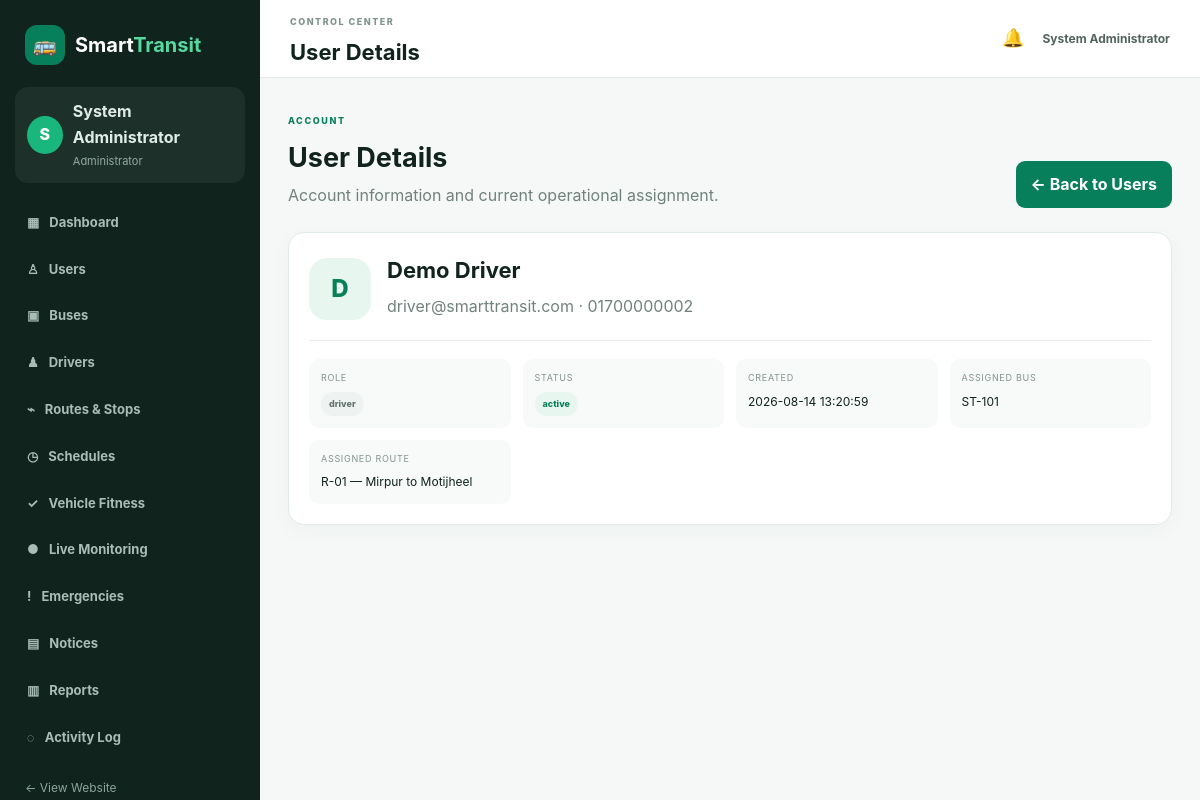
The app's page /admin/user-details.php?id=2 (signed in) with its own data.
### tables this page shows
CREATE TABLE IF NOT EXISTS users (
    id INT UNSIGNED AUTO_INCREMENT PRIMARY KEY,
    name VARCHAR(100) NOT NULL,
    email VARCHAR(150) NOT NULL UNIQUE,
    phone VARCHAR(30) NOT NULL,
    password VARCHAR(255) NOT NULL,
    role ENUM('passenger','driver','admin') NOT NULL DEFAULT 'passenger',
    status ENUM('active','inactive','blocked') NOT NULL DEFAULT 'active',
    created_at TIMESTAMP DEFAULT CURRENT_TIMESTAMP
);

CREATE TABLE IF NOT EXISTS driver_assignments (
    id INT UNSIGNED AUTO_INCREMENT PRIMARY KEY,
    driver_id INT UNSIGNED NOT NULL,
    bus_id INT UNSIGNED NOT NULL,
    route_id INT UNSIGNED NOT NULL,
    status ENUM('active','inactive') NOT NULL DEFAULT 'active',
    assigned_at TIMESTAMP DEFAULT CURRENT_TIMESTAMP,
    UNIQUE KEY active_driver (driver_id,status),
    UNIQUE KEY active_bus (bus_id,status),
    FOREIGN KEY (driver_id) REFERENCES users(id) ON DELETE CASCADE,
    FOREIGN KEY (bus_id) REFERENCES buses(id) ON DELETE CASCADE,
    FOREIGN KEY (route_id) REFERENCES routes(id) ON DELETE CASCADE
);

CREATE TABLE IF NOT EXISTS buses (
    id INT UNSIGNED AUTO_INCREMENT PRIMARY KEY,
    bus_number VARCHAR(30) NOT NULL UNIQUE,
    registration_number VARCHAR(50) NOT NULL UNIQUE,
    bus_type VARCHAR(50) NOT NULL,
    capacity INT NOT NULL,
    women_only TINYINT(1) NOT NULL DEFAULT 0,
    status ENUM('active','inactive','maintenance') NOT NULL DEFAULT 'active',
    created_at TIMESTAMP DEFAULT CURRENT_TIMESTAMP
);

CREATE TABLE IF NOT EXISTS routes (
    id INT UNSIGNED AUTO_INCREMENT PRIMARY KEY,
    route_name VARCHAR(120) NOT NULL,
    route_code VARCHAR(30) NOT NULL UNIQUE,
    starting_point VARCHAR(100) NOT NULL,
    ending_point VARCHAR(100) NOT NULL,
    description TEXT,
    status ENUM('active','inactive') NOT NULL DEFAULT 'active',
    created_at TIMESTAMP DEFAULT CURRENT_TIMESTAMP
);

### includes/functions.php (called while the page is built, shortened)
<?php
function e(?string $value): string {
    return htmlspecialchars($value ?? '', ENT_QUOTES, 'UTF-8');
}
?>

### admin/user-details.php (the view)
<?php
require_once __DIR__.'/_common.php'; $adminTitle='User Details';
$id=(int)($_GET['id']??0);$st=$pdo->prepare("SELECT id,name,email,phone,role,status,created_at FROM users WHERE id=?");$st->execute([$id]);$u=$st->fetch();if(!$u){flash('error','User not found.');adminRedirect('users.php');}
$assignment=null;if($u['role']==='driver'){$st=$pdo->prepare("SELECT da.*,b.bus_number,r.route_code,r.route_name FROM driver_assignments da LEFT JOIN buses b ON b.id=da.bus_id LEFT JOIN routes r ON r.id=da.route_id WHERE da.driver_id=? AND da.status='active'");$st->execute([$id]);$assignment=$st->fetch();}
require __DIR__.'/_layout.php';
?>
<div class="admin-page-head"><div><span class="admin-kicker">ACCOUNT</span><h2>User Details</h2><p>Account information and current operational assignment.</p></div><a class="admin-btn" href="users.php">← Back to Users</a></div>
<section class="admin-panel detail-card"><div class="detail-avatar"><?= e(strtoupper(substr($u['name'],0,1))) ?></div><div><h3><?= e($u['name']) ?></h3><p><?= e($u['email']) ?> · <?= e($u['phone']) ?></p></div><div class="detail-grid"><div><small>Role</small><?= statusBadge($u['role']) ?></div><div><small>Status</small><?= statusBadge($u['status']) ?></div><div><small>Created</small><?= e($u['created_at']) ?></div><?php if($assignment): ?><div><small>Assigned Bus</small><?= e($assignment['bus_number']) ?></div><div><small>Assigned Route</small><?= e($assignment['route_code'].' — '.$assignment['route_name']) ?></div><?php endif; ?></div></section>
<?php require __DIR__.'/_layout_end.php'; ?>

### admin/_common.php (shortened to what this page needs)
<?php
require_once __DIR__ . '/../includes/functions.php';
function statusBadge(string $status): string {
    $safe=e($status);
    $class=strtolower(str_replace([' ','_'],'-',$status));
    return '<span class="admin-badge '.$class.'">'.$safe.'</span>';
}

### assets/css/style.css (style rules this page uses)
* { box-sizing:border-box }
html { scroll-behavior:smooth }
body { margin:0;font-family:Inter,Segoe UI,Arial,sans-serif;background:#f6f8fb;color:#172033;line-height:1.6 }
a { color:inherit;text-decoration:none }
.detail-grid { display:grid;grid-template-columns:1fr 1fr;gap:20px }
.admin-body { background:#f5f8f7;color:#10231d }
.admin-welcome,.admin-page-head { display:flex;justify-content:space-between;align-items:flex-end;gap:20px;margin-bottom:24px }
.admin-welcome h2,.admin-page-head h2 { font-size:27px;margin:4px 0 }
.admin-welcome p,.admin-page-head p { color:#70827b;margin:0 }
.admin-kicker { font-size:9px;font-weight:850;letter-spacing:1.6px;color:#087f5b }
.admin-btn { border:0;background:#087f5b;color:#fff;border-radius:9px;padding:11px 15px;font-weight:750;cursor:pointer;display:inline-block }
.admin-panel { background:#fff;border:1px solid #e2eae6;border-radius:16px;padding:20px;margin-bottom:18px;box-shadow:0 6px 22px rgba(24,59,49,.035) }
.admin-badge { display:inline-block;padding:5px 8px;border-radius:20px;background:#eef3f1;color:#63736e;font-size:9px;font-weight:800 }
.admin-badge.active,.admin-badge.good,.admin-badge.resolved,.admin-badge.information { background:#e7f7ef;color:#087f5b }
.detail-card { display:grid;grid-template-columns:auto 1fr;gap:16px;align-items:center }
.detail-avatar { width:62px;height:62px;border-radius:18px;background:#e7f7ef;color:#087f5b;display:grid;place-items:center;font-size:24px;font-weight:850 }
.detail-card h3 { margin:0;font-size:22px }
.detail-card p { margin:5px 0;color:#71827c }
.detail-grid { grid-column:1/-1;display:grid;grid-template-columns:repeat(4,1fr);gap:12px;border-top:1px solid #e5ece9;padding-top:18px }
.detail-grid>div { background:#f7faf9;border-radius:10px;padding:12px;font-size:12px }
.detail-grid small { display:block;color:#84938e;font-size:9px;text-transform:uppercase;letter-spacing:.7px;margin-bottom:6px }

### records on screen
users: name "D", name "Demo Driver", email "driver@smarttransit.com", phone "01700000002", role "driver active", created_at "2026-08-14 13:20:59"
driver_assignments: bus.bus_number "ST-101", route.route_name "R-01 — Mirpur to Motijheel"

### other values on screen
substr($adminUser['name']??'A',0,1) "S"
$adminUser['name'] "System Administrator"
$adminTitle "User Details"
